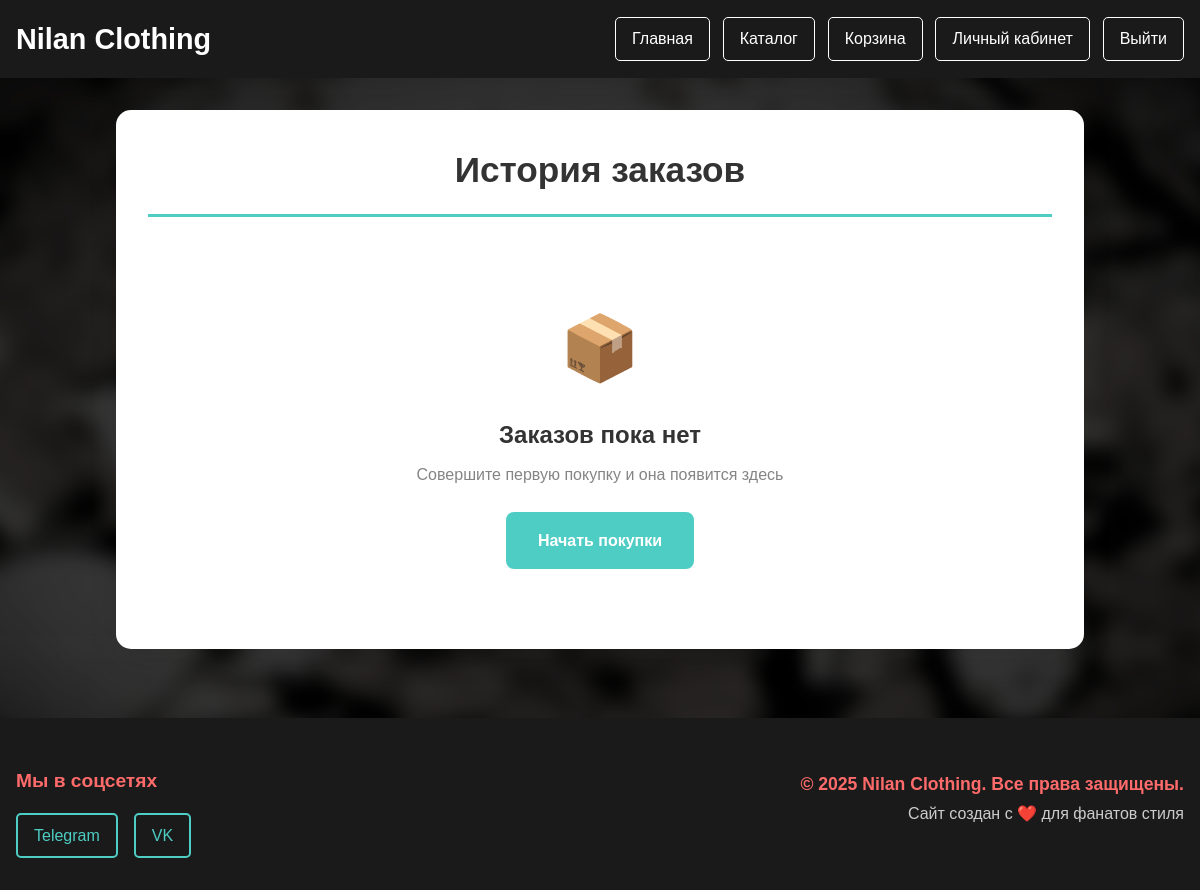
The page /shop/orders/history/ (signed in) on the database as committed earlier.
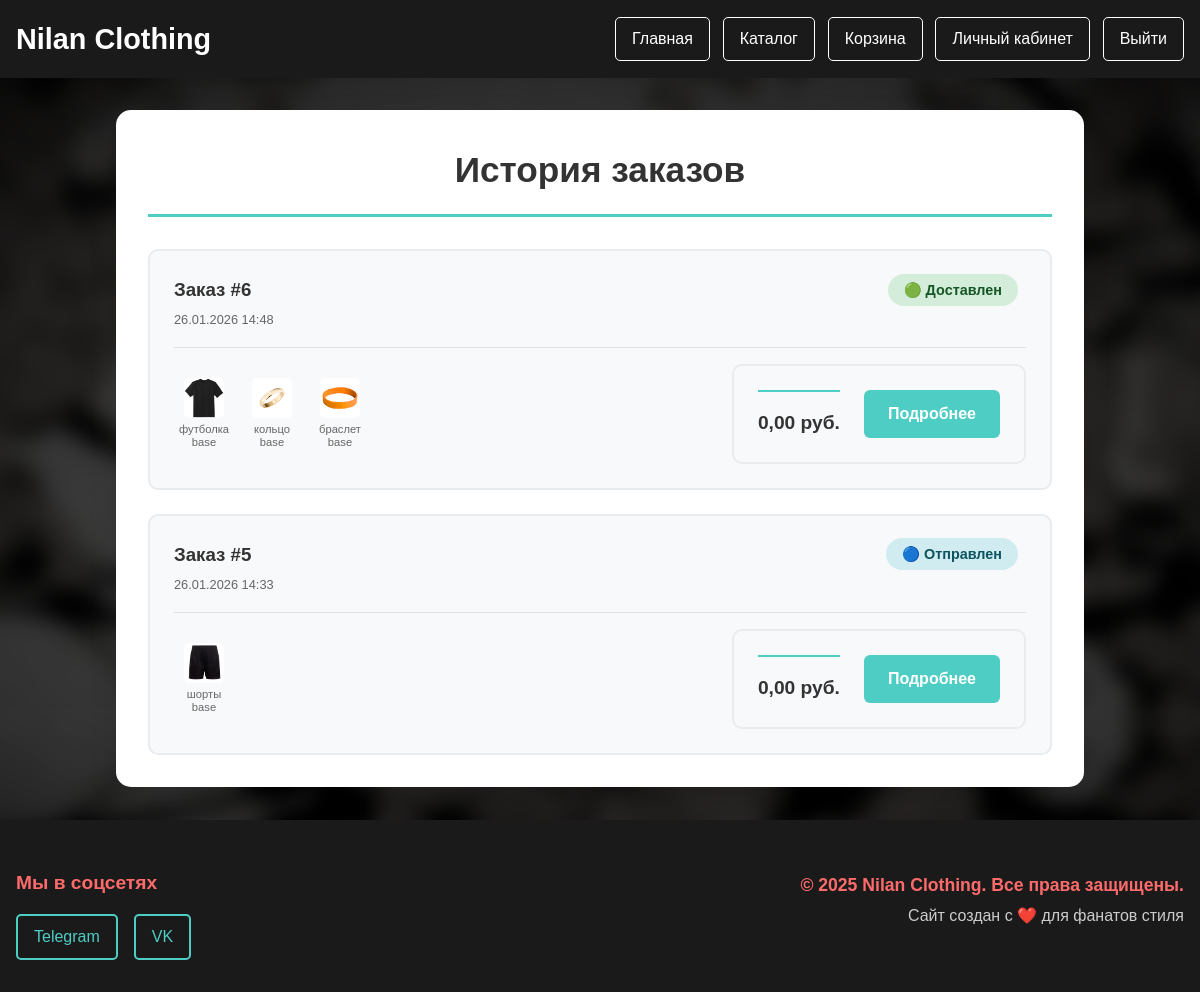
The same page on the database as committed later.
### shop/models.py (models this page shows, shortened)
class Order(models.Model):
    STATUS_CHOICES = [
        ('pending', '🟡 Ожидает обработки'),
        ('processing', '🟠 В обработке'),
        ('shipped', '🔵 Отправлен'),
        ('delivered', '🟢 Доставлен'),
        ('cancelled', '🔴 Отменен'),
    ]
    PAYMENT_CHOICES = [
        ('card', '💳 Банковская карта'),
        ('cash', '💵 Наличные при получении'),
        ('online', '🌐 Онлайн оплата'),
    ]
    user = models.ForeignKey(
        settings.AUTH_USER_MODEL,
        on_delete=models.CASCADE,
        related_name='orders'  # ДОБАВЛЕНО!
    )
    created = models.DateTimeField(auto_now_add=True)
    updated = models.DateTimeField(auto_now=True)
    paid = models.BooleanField(default=False)
    status = models.CharField(max_length=20, choices=STATUS_CHOICES, default='pending')
    payment_method = models.CharField(max_length=20, choices=PAYMENT_CHOICES, default='card')
    total_price = models.DecimalField(max_digits=10, decimal_places=2, default=0)
    shipping_address = models.TextField(blank=True)
    shipping_city = models.CharField(max_length=100, blank=True)
    shipping_zip_code = models.CharField(max_length=20, blank=True)
    shipping_country = models.CharField(max_length=100, default='Россия')
    customer_name = models.CharField(max_length=100, blank=True)
    customer_email = models.EmailField(blank=True)
    customer_phone = models.CharField(max_length=20, blank=True)
    notes = models.TextField(blank=True)
    tracking_number = models.CharField(max_length=100, blank=True)
    class Meta:
        ordering = ('-created',)
    def get_status_display_with_icon(self):
        return dict(self.STATUS_CHOICES).get(self.status, self.status)

class OrderItem(models.Model):
    order = models.ForeignKey(Order, related_name='items', on_delete=models.CASCADE)
    product = models.ForeignKey(Product, on_delete=models.CASCADE)
    price = models.DecimalField(max_digits=10, decimal_places=2)
    quantity = models.PositiveIntegerField(default=1)

class Product(models.Model):
    name = models.CharField(max_length=200)
    slug = models.SlugField(unique=True)
    description = models.TextField()
    price = models.DecimalField(max_digits=10, decimal_places=2)
    category = models.ForeignKey(Category, on_delete=models.CASCADE)
    image = models.ImageField(upload_to='products/')
    available = models.BooleanField(default=True)
    created = models.DateTimeField(auto_now_add=True)
    updated = models.DateTimeField(auto_now=True)
    stock = models.PositiveIntegerField(default=10, verbose_name='Количество на складе')

### shop/views.py (the view)
# urls.py: path('orders/history/', views.order_history, name='order_history'),
@login_required
def order_history(request):
    orders = Order.objects.filter(user=request.user).order_by('-created')
    return render(request, 'shop/order_history.html', {'orders': orders})

### users/managers.py (called while the page is built)
    def get_queryset(self):
        return super().get_queryset().filter(is_deleted=False)

### my_merch_shop/shop/templates/shop/order_history.html (shortened to what this page needs)
{% load static %}
<!DOCTYPE html>
<html lang="ru">
<head>
    <link rel="stylesheet" href="{% static 'style.css' %}">
</head>
<body>
    <header>
        <div class="logo">
            <h1>Nilan Clothing</h1>
        </div>
        <nav>
            <a href="/">Главная</a>
            <a href="{% url 'shop:product_list' %}">Каталог</a>
            <a href="{% url 'shop:cart_detail' %}">Корзина</a>
            {% if user.is_authenticated %}
                <a href="{% url 'users:profile' %}">Личный кабинет</a>
                <a href="{% url 'users:logout' %}">Выйти</a>
            {% else %}
                <a href="{% url 'users:login' %}">Войти</a>
                <a href="{% url 'users:register' %}">Регистрация</a>
            {% endif %}
        </nav>
    </header>
    <main>
        <section class="order-history-section">
            <div class="order-history-container">
                <h1>История заказов</h1>
                {% if orders %}
                    <div class="orders-list">
                        {% for order in orders %}
                        <div class="order-card">
                            <div class="order-header">
                                <div class="order-info">
                                    <h3>Заказ #{{ order.id }}</h3>
                                    <p class="order-date">{{ order.created|date:"d.m.Y H:i" }}</p>
                                </div>
                                <div class="order-status">
                                    <span class="status-badge {{ order.status }}">{{ order.get_status_display_with_icon }}</span>
                                </div>
                            </div>
                            <div class="order-content">
                                <div class="order-items-preview">
                                    {% for item in order.items.all|slice:":3" %}
                                    <div class="preview-item">
                                        {% if item.product.image %}
                                            <img src="{{ item.product.image.url }}" alt="{{ item.product.name }}">
                                        {% else %}
                                            <img src="{% static 't-shirt.png' %}" alt="{{ item.product.name }}">
                                        {% endif %}
                                        <span>{{ item.product.name }}</span>
                                    </div>
                                    {% endfor %}
                                </div>
                                <div class="order-summary">
                                    <div class="order-total">
                                        <strong>{{ order.total_price }} руб.</strong>
                                    </div>
                                    <div class="order-actions">
                                        <a href="{% url 'shop:order_detail' order.id %}" class="view-details-btn">Подробнее</a>
                                    </div>
                                </div>
                            </div>
                        </div>
                        {% endfor %}
                    </div>
                {% else %}
                    <div class="no-orders">
                        <div class="empty-state">
                            <div class="empty-icon">📦</div>
                            <h3>Заказов пока нет</h3>
                            <p>Совершите первую покупку и она появится здесь</p>
                            <a href="{% url 'shop:product_list' %}" class="empty-action">Начать покупки</a>
                        </div>
                    </div>
                {% endif %}
            </div>
        </section>
    </main>
    <footer class="site-footer">
        <div class="footer-content">
            <div class="social-links">
                <h3>Мы в соцсетях</h3>
                <div class="social-icons">
                    <a href="#" class="social-link">Telegram</a>
                    <a href="#" class="social-link">VK</a>
                </div>
            </div>
            <div class="copyright">
                <p>&copy; 2025 Nilan Clothing. Все права защищены.</p>
                <p>Сайт создан с ❤️ для фанатов стиля</p>
            </div>
        </div>
    </footer>
</body>
</html>

### css/style.css (style rules this page uses)
* { margin: 0; padding: 0; box-sizing: border-box; }
html, body { height: 100%; }
body { font-family: 'Arial', sans-serif; line-height: 1.6; color: #ffffff; background: url('/static/body_bg.png'); background-repeat: no-repeat; background-position: center center; background-attachment: fixed; background-size: cover; background-color: #00000098; background-blend-mode: multiply; display: flex; flex-direction: column; min-height: 100vh; }
main { flex: 1 0 auto; }
header { background: #1a1a1a; color: white; padding: 1rem; display: flex; flex-wrap: wrap; justify-content: space-between; align-items: center; gap: 1rem; }
.logo h1 { font-size: clamp(1.3rem, 4vw, 1.8rem); }
nav { display: flex; flex-wrap: wrap; gap: 0.8rem; justify-content: center; }
nav a { color: white; text-decoration: none; padding: 0.5rem 1rem; border: 1px solid white; border-radius: 5px; background-color: transparent; transition: all 0.3s; white-space: nowrap; }
.site-footer { background: #1a1a1a; color: white; padding: 3rem 1rem 2rem; margin-top: auto; flex-shrink: 0; }
.footer-content { max-width: 1200px; margin: 0 auto; display: flex; flex-wrap: wrap; justify-content: space-between; align-items: flex-start; gap: 2rem; }
.social-links { flex: 1; min-width: 200px; }
.social-links h3 { color: #ff6b6b; margin-bottom: 1rem; font-size: 1.2rem; }
.social-icons { display: flex; flex-wrap: wrap; gap: 1rem; }
.social-link { color: #4ecdc4; text-decoration: none; padding: 0.5rem 1rem; border: 2px solid #4ecdc4; border-radius: 5px; transition: all 0.3s; display: inline-block; }
.copyright { flex: 1; min-width: 200px; text-align: right; }
.copyright p { margin: 0.3rem 0; color: #cccccc; line-height: 1.5; }
.copyright p:first-child { color: #ff6b6b; font-weight: bold; font-size: 1.1rem; }
.order-content { display: grid; grid-template-columns: 1fr 1fr; gap: 3rem; }
.order-summary { background: #f8f9fa; padding: 1.5rem; border-radius: 10px; border: 2px solid #e9ecef; }
.order-total { border-top: 2px solid #4ecdc4; padding-top: 1rem; text-align: center; }
.order-header { display: flex; justify-content: space-between; align-items: center; margin-bottom: 2rem; border-bottom: 3px solid #4ecdc4; padding-bottom: 1rem; }
.status-badge { padding: 0.5rem 1rem; border-radius: 20px; font-weight: bold; font-size: 0.9rem; }
.status-badge.shipped { background: #d1ecf1; color: #0c5460; }
.status-badge.delivered { background: #d4edda; color: #155724; }
.order-actions { display: flex; justify-content: space-between; align-items: center; gap: 1rem; }
.order-history-section { padding: 2rem 1rem; max-width: 1000px; margin: 0 auto; min-height: 80vh; }
.order-history-container { background: white; border-radius: 15px; padding: 2rem; box-shadow: 0 10px 30px rgba(0,0,0,0.1); }
.order-history-container h1 { color: #333; text-align: center; margin-bottom: 2rem; font-size: 2.2rem; border-bottom: 3px solid #4ecdc4; padding-bottom: 1rem; }
.orders-list { display: flex; flex-direction: column; gap: 1.5rem; }
.order-card { background: #f8f9fa; border-radius: 10px; padding: 1.5rem; border: 2px solid #e9ecef; transition: all 0.3s; }
.order-header { display: flex; justify-content: space-between; align-items: center; margin-bottom: 1rem; padding-bottom: 1rem; border-bottom: 1px solid #dee2e6; }
.order-info h3 { color: #333; margin: 0 0 0.3rem 0; }
.order-date { color: #666; margin: 0; font-size: 0.9rem; }
.order-content { display: flex; justify-content: space-between; align-items: center; gap: 1rem; }
.order-items-preview { display: flex; align-items: center; gap: 0.5rem; flex: 1; }
.preview-item { display: flex; flex-direction: column; align-items: center; text-align: center; max-width: 60px; }
.preview-item img { width: 40px; height: 40px; object-fit: cover; border-radius: 5px; margin-bottom: 0.3rem; }
.preview-item span { font-size: 0.7rem; color: #666; line-height: 1.2; }
.order-summary { display: flex; align-items: center; gap: 1.5rem; }
.order-total { font-size: 1.2rem; font-weight: bold; color: #333; }
.view-details-btn { padding: 0.7rem 1.5rem; background: #4ecdc4; color: white; text-decoration: none; border-radius: 6px; font-weight: bold; transition: all 0.3s; }
.order-date { color: #666; font-size: 0.8rem; }
.order-status { font-size: 0.7rem; padding: 0.2rem 0.5rem; border-radius: 10px; font-weight: bold; align-self: flex-start; }

Rows that differ between the two databases and show on the page:
added Order: id "6", created "26.01.2026 14:48", get_status_display_with_icon "🟢 Доставлен", total_price "0,00"
added OrderItem: product.image (picture), product.name "футболка base", shown under "6"
added OrderItem: product.image (picture), product.name "кольцо base", shown under "6"
added OrderItem: product.image (picture), product.name "браслет base", shown under "6"
added Order: id "5", created "26.01.2026 14:33", get_status_display_with_icon "🔵 Отправлен", total_price "0,00"
added OrderItem: product.image (picture), product.name "шорты base", shown under "5"
Other text that changed with them:
text no longer shown: "📦 Заказов пока нет Совершите первую покупку и она появится здесь Начать покупки"
